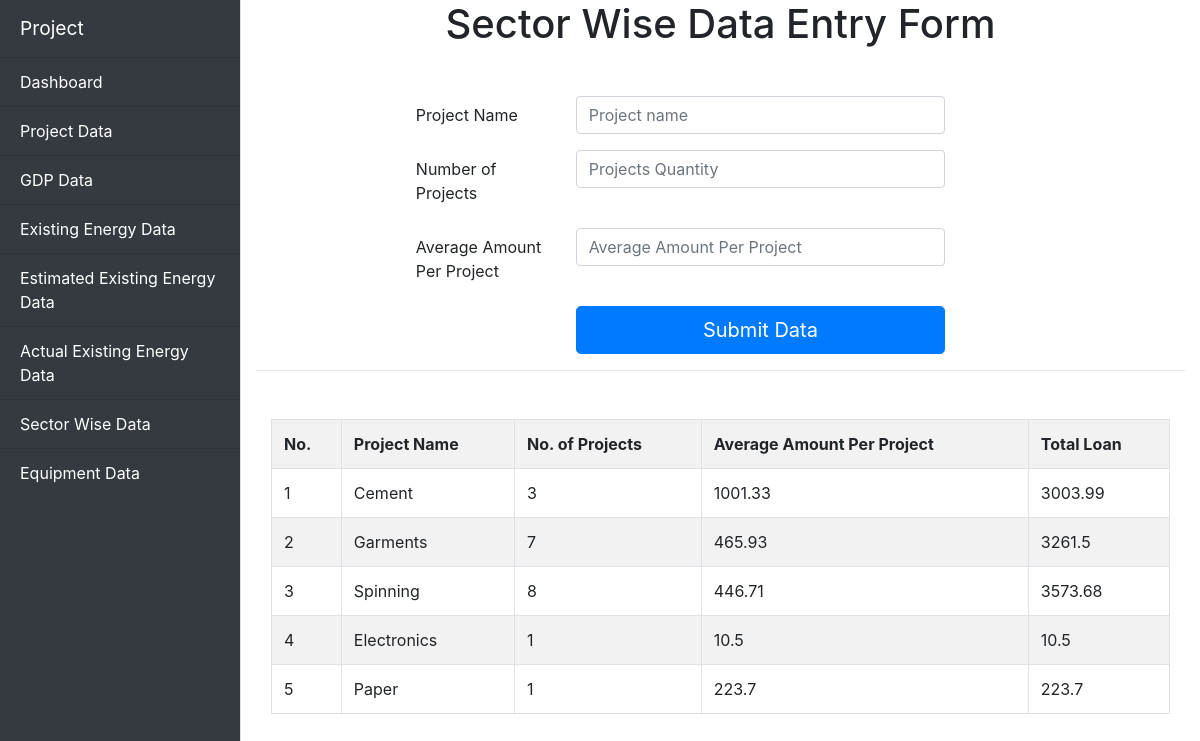
Screenshot of /sectorWise.php with the database file from the repository.
### tables this page shows
CREATE TABLE `sector_wise_data` (
  `pid` int(11) NOT NULL,
  `project_name` varchar(250) NOT NULL,
  `no_of_projects` int(11) NOT NULL,
  `avg_amount_per_project` float NOT NULL,
  `total_loan_amount` float NOT NULL
);

### sectorWise.php (the view, shortened to what this page needs)
<?php
include_once 'dbConfig.php';
?>
<!DOCTYPE html>
<html lang="en">
<head>
    <link rel="stylesheet" href="https://maxcdn.bootstrapcdn.com/bootstrap/4.0.0/css/bootstrap.min.css">
    <link rel="stylesheet" href="style.css">
</head>
<body>
    <div class="d-flex" class="wrapper">
        <div class=" bg-dark border-right" id="sidebar-wrapper">
            <div class="sidebar-heading">Project </div>
            <div class="bg-dark list-group list-group-flush">
            <a href="index.php" class="list-group-item list-group-item-action bg-dark">Dashboard</a>
            <a href="projectdata.php" class="list-group-item list-group-item-action bg-dark">Project Data</a>
            <a href="gdp.php" class="list-group-item list-group-item-action bg-dark">GDP Data</a>
            <a href="existingEnergy.php" class="list-group-item list-group-item-action bg-dark">Existing Energy Data</a>
            <a href="esExistingEnergy.php" class="list-group-item list-group-item-action bg-dark">Estimated Existing Energy Data</a>
            <a href="actualEnergy.php" class="list-group-item list-group-item-action bg-dark">Actual Existing Energy Data</a>
            <a href="sectorWise.php" class="list-group-item list-group-item-action bg-dark">Sector Wise Data</a>
            <a href="equipmentlist.php" class="list-group-item list-group-item-action bg-dark">Equipment Data</a>
            </div>
        </div>
            <div class="container-fluid">
                    <h1 class="text-center mb-5">Sector Wise Data Entry Form</h1>
                    <form method="POST">
                        <div class="form-group row">
                            <div class="col-sm-2">   </div>
                            <label for="inputFinYear" class="col-sm-2 col-form-label">Project Name</label>
                            <div class="col-sm-5">
                            <input type="text" class="form-control" name="pname" placeholder="Project name" required>
                            </div>
                        </div>
                        <div class="form-group row">
                            <div class="col-sm-2">   </div>
                            <label for="inputFinYear" class="col-sm-2 col-form-label">Number of Projects</label>
                            <div class="col-sm-5">
                            <input type="text" class="form-control" name="pno" placeholder="Projects Quantity" required>
                            </div>
                        </div>
                        <div class="form-group row">
                        <div class="col-sm-2"></div>
                            <label for="inputGDPBill" class="col-sm-2 col-form-label">Average Amount Per Project</label>
                            <div class="col-sm-5">
                            <input type="text" class="form-control" name="avgamountperproject" placeholder="Average Amount Per Project" required>
                            </div>
                        </div>
                        <div class="form-group row">
                            <div class="col-sm-4">
                            </div>
                            <div class="col-sm-5">
                            <button type="submit" name="insert" class="btn btn-primary btn-lg btn-block">Submit Data</button>
                            </div>
                        </div>
                    </form>
                    <hr>
                    <div class="container-fluid mt-5">
                        <?php
                            $sql = "SELECT * FROM sector_wise_data";
                            $result = mysqli_query($con, $sql);
                        ?>
                           <div class="table-responsive">
                                <table class="table table-bordered table-striped">
                                <tr>
                                <th>No.</th>
                                <th>Project Name</th>
                                <th>No. of Projects</th>
                                <th>Average Amount Per Project</th>
                                <th>Total Loan</th>
                                </tr>
                                <?php
                                while($row = mysqli_fetch_array($result))
                                {
                                echo '
                                <tr>
                                <td>'.$row["pid"].'</td>
                                <td>'.$row["project_name"].'</td>
                                <td>'.$row["no_of_projects"].'</td>
                                <td>'.$row["avg_amount_per_project"].'</td>
                                <td>'.$row["total_loan_amount"].'</td>
                                </tr>
                                ';
                                }
                                ?>
                                </table>
                            </div>
                            </div>
            </div>
        </div>
</body>
</html>

### style.css (style rules this page uses)
#sidebar-wrapper { color: white; min-height: 100vh; margin-left: -15rem; -webkit-transition: margin .25s ease-out; -moz-transition: margin .25s ease-out; -o-transition: margin .25s ease-out; transition: margin .25s ease-out; }
#sidebar-wrapper .sidebar-heading { padding: 0.875rem 1.25rem; font-size: 1.2rem; }
#sidebar-wrapper .list-group { width: 15rem; }
.list-group-item { color: white; }
@media (min-width: 768px) { #sidebar-wrapper { margin-left: 0; } }

### rows the page displays
sector_wise_data: pid "1", project_name "Cement", no_of_projects "3", avg_amount_per_project "1001.33", total_loan_amount "3003.99"
sector_wise_data: pid "2", project_name "Garments", no_of_projects "7", avg_amount_per_project "465.93", total_loan_amount "3261.5"
sector_wise_data: pid "3", project_name "Spinning", no_of_projects "8", avg_amount_per_project "446.71", total_loan_amount "3573.68"
sector_wise_data: pid "4", project_name "Electronics", no_of_projects "1", avg_amount_per_project "10.5", total_loan_amount "10.5"
sector_wise_data: pid "5", project_name "Paper", no_of_projects "1", avg_amount_per_project "223.7", total_loan_amount "223.7"
